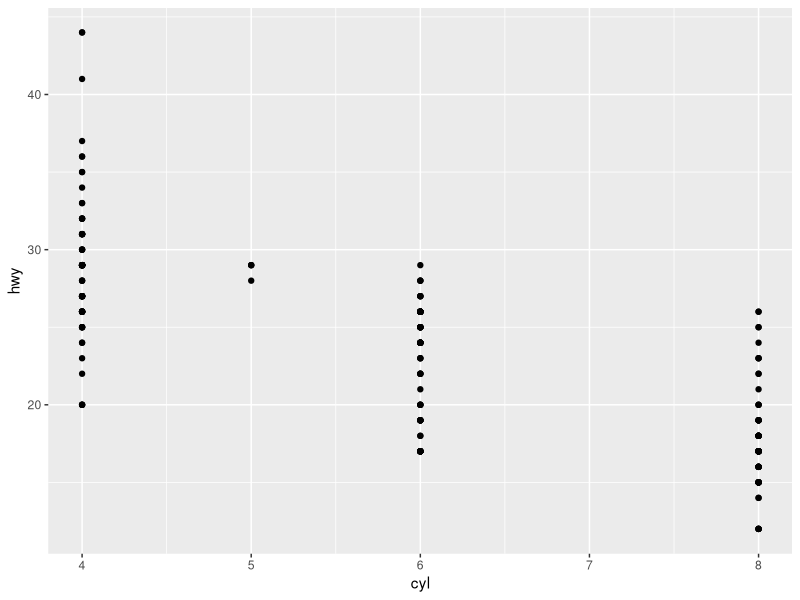
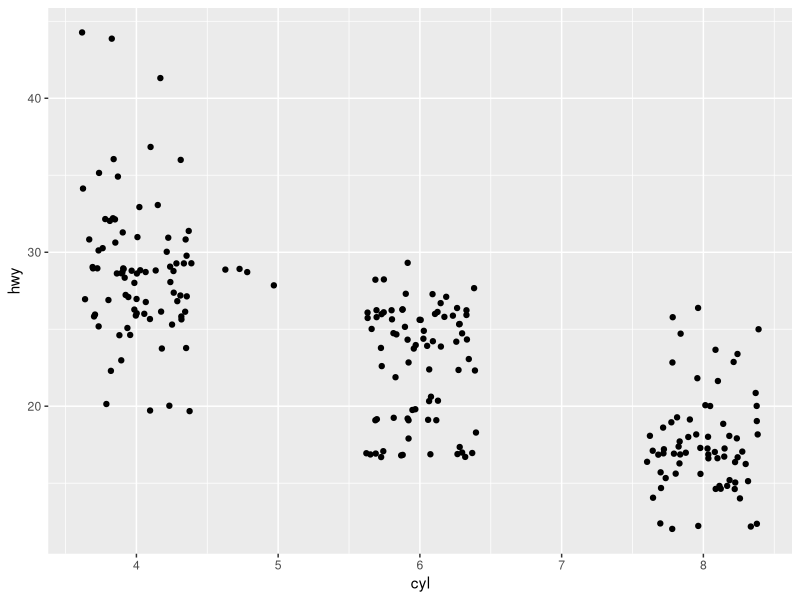
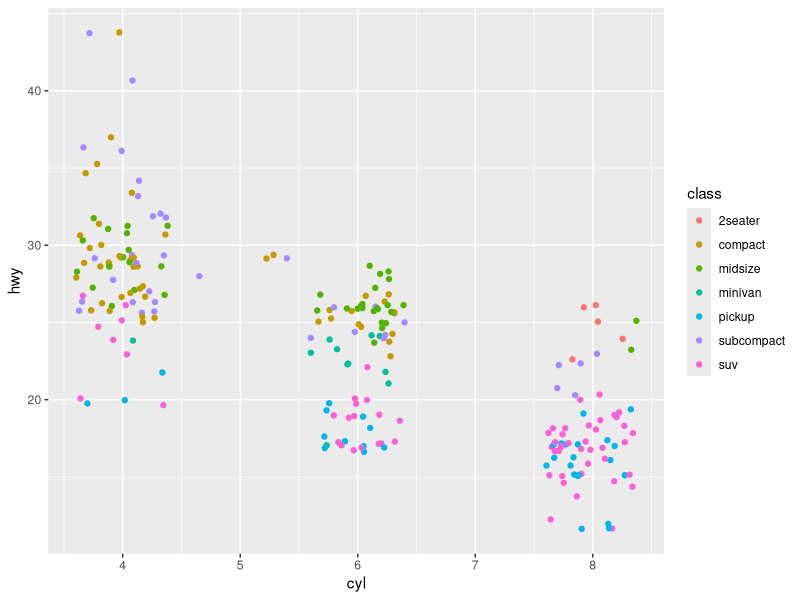
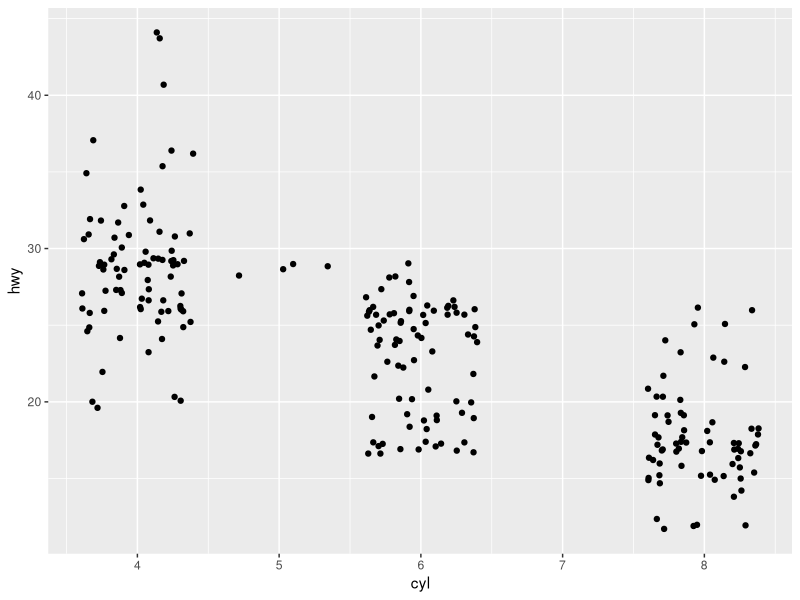
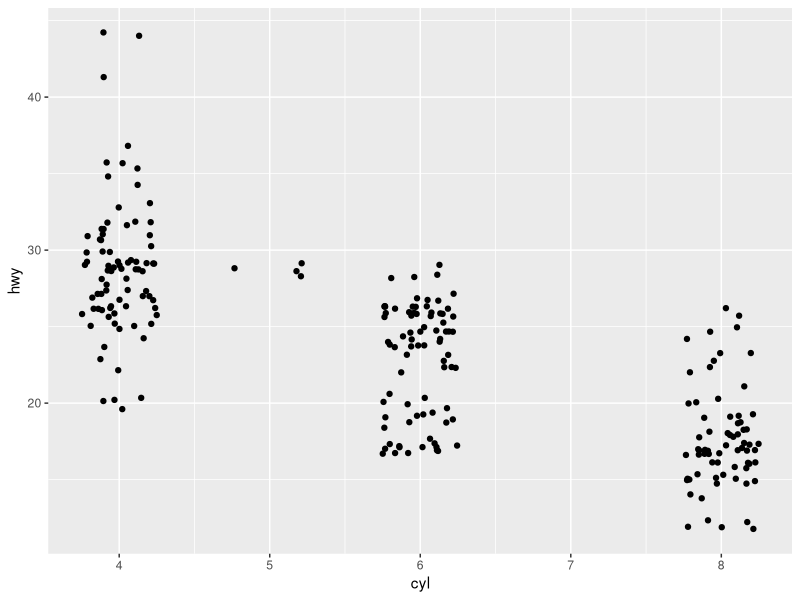
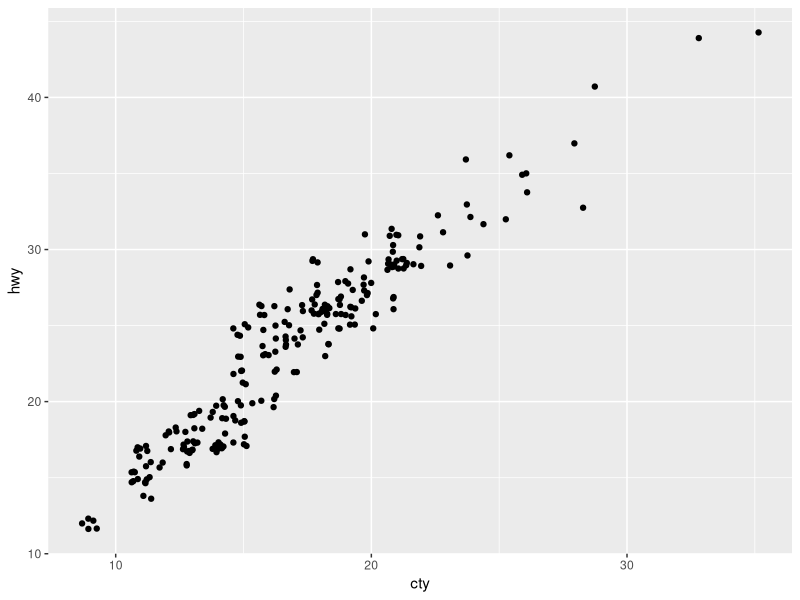
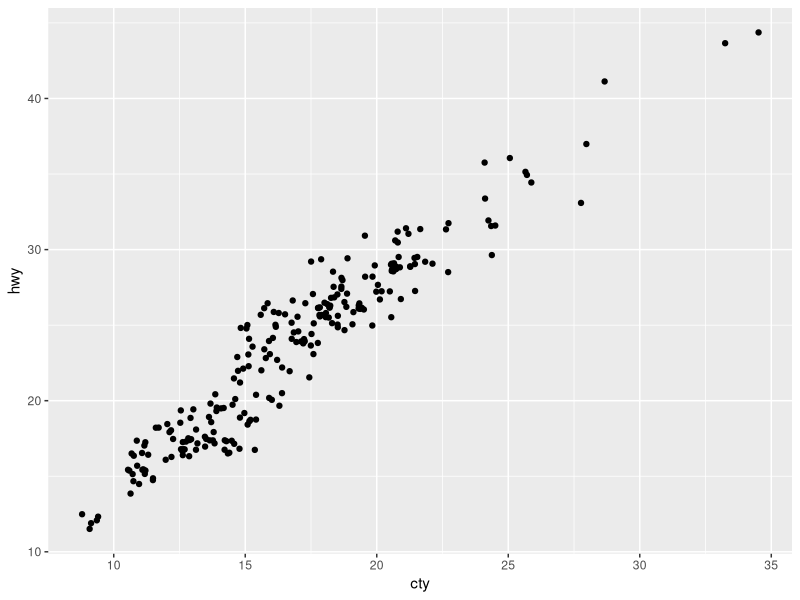
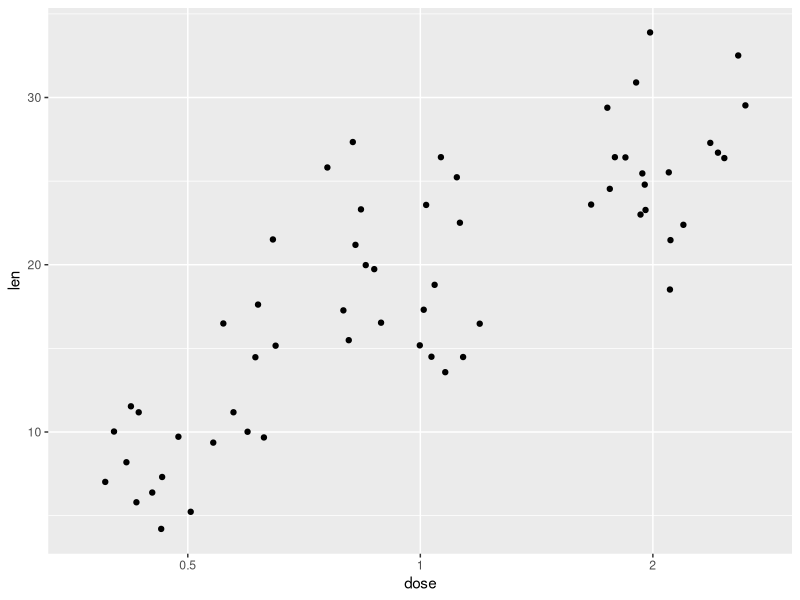

Write the R code that produced these figures, in order.
library(ggplot2)

#Series1
#Stripchart
p <- ggplot(mpg, aes(cyl, hwy))
p + geom_point()

#tambah jitter
p + geom_jitter()

# Add aesthetic mappings
p + geom_jitter(aes(colour = class))


# Use smaller width/height to emphasise categories
ggplot(mpg, aes(cyl, hwy)) + geom_jitter()


ggplot(mpg, aes(cyl, hwy)) + geom_jitter(width = 0.25)



# Use larger width/height to completely smooth away discreteness
ggplot(mpg, aes(cty, hwy)) + geom_jitter()


ggplot(mpg, aes(cty, hwy)) + geom_jitter(width = 0.5, height = 0.5)



#Series2
# Convert the variable dose from a numeric to a factor variable
ToothGrowth$dose <- as.factor(ToothGrowth$dose)
head(ToothGrowth)

# Basic stripchart
ggplot(ToothGrowth, aes(x=dose, y=len)) + 
  geom_jitter()

# Change the position
# 0.2 : degree of jitter in x direction
p<-ggplot(ToothGrowth, aes(x=dose, y=len)) + 
  geom_jitter(position=position_jitter(0.2))
p

# Rotate the stripchart
p + coord_flip()

#Limit x
p + scale_x_discrete(limits=c("0.5", "2"))



# Change point size
ggplot(ToothGrowth, aes(x=dose, y=len)) + 
  geom_jitter(position=position_jitter(0.2), cex=1.2)

# Change shape
ggplot(ToothGrowth, aes(x=dose, y=len)) + 
  geom_jitter(position=position_jitter(0.2), shape=17)


#add summary
# stripchart with mean points
p + stat_summary(fun.y=mean, geom="point", shape=18,
                 size=3, color="red")

# stripchart with median points
p + stat_summary(fun.y=median, geom="point", shape=18,
                 size=3, color="red")

# Add basic box plot
ggplot(ToothGrowth, aes(x=dose, y=len)) + 
  geom_boxplot()+
  geom_jitter(position=position_jitter(0.2))

# Add notched box plot
ggplot(ToothGrowth, aes(x=dose, y=len)) + 
  geom_boxplot(notch = TRUE)+
  geom_jitter(position=position_jitter(0.2))

# Add violin plot
ggplot(ToothGrowth, aes(x=dose, y=len)) + 
  geom_violin(trim = FALSE)+
  geom_jitter(position=position_jitter(0.2))


# add mean n std
p <- ggplot(ToothGrowth, aes(x=dose, y=len)) + 
  geom_jitter(position=position_jitter(0.2))

p + stat_summary(fun.data="mean_sdl", fun.args=list(mult=1), 
                 geom="crossbar", width=0.5)

p + stat_summary(fun.data=mean_sdl, fun.args=list(mult=1), 
                 geom="pointrange", color="red")


# Function to produce summary statistics (mean and +/- sd)
data_summary <- function(x) {
  m <- mean(x)
  ymin <- m-sd(x)
  ymax <- m+sd(x)
  return(c(y=m,ymin=ymin,ymax=ymax))
}

p + stat_summary(fun.data=data_summary, color="blue")

#shape by group
# Change point shapes by groups
p<-ggplot(ToothGrowth, aes(x=dose, y=len, shape=dose)) + 
  geom_jitter(position=position_jitter(0.2))
p

# Change point shapes manually
p + scale_shape_manual(values=c(1,17,19))


#color by group
# Use single color
ggplot(ToothGrowth, aes(x=dose, y=len)) + 
  geom_jitter(position=position_jitter(0.2), color="red")

# Change stripchart colors by groups
p<-ggplot(ToothGrowth, aes(x=dose, y=len, color=dose)) +
  geom_jitter(position=position_jitter(0.2))
p

# Use custom color palettes
p+scale_color_manual(values=c("#999999", "#E69F00", "#56B4E9"))

# Use brewer color palettes
p+scale_color_brewer(palette="Dark2")

# Use grey scale
p + scale_color_grey() + theme_classic()


# position legend
p + theme(legend.position="top")
p + theme(legend.position="bottom")
p + theme(legend.position="none")# Remove legend


# scale limit
p + scale_x_discrete(limits=c("2", "0.5", "1"))


# multiple group
# Change stripchart colors by groups
ggplot(ToothGrowth, aes(x=dose, y=len, color=supp)) +
  geom_jitter(position=position_jitter(0.2))

# Change the position : interval between stripchart of the same group
p<-ggplot(ToothGrowth, aes(x=dose, y=len, color=supp, shape=supp)) +
  geom_jitter(position=position_dodge(0.8))
p


# Change colors
p+scale_color_manual(values=c("#999999", "#E69F00", "#56B4E9"))

# Add box plots
ggplot(ToothGrowth, aes(x=dose, y=len, color=supp)) +
  geom_boxplot(color="black")+
  geom_jitter(position=position_jitter(0.2))

# Change the position
ggplot(ToothGrowth, aes(x=dose, y=len, color=supp)) +
  geom_boxplot(position=position_dodge(0.8))+
  geom_jitter(position=position_dodge(0.8))


